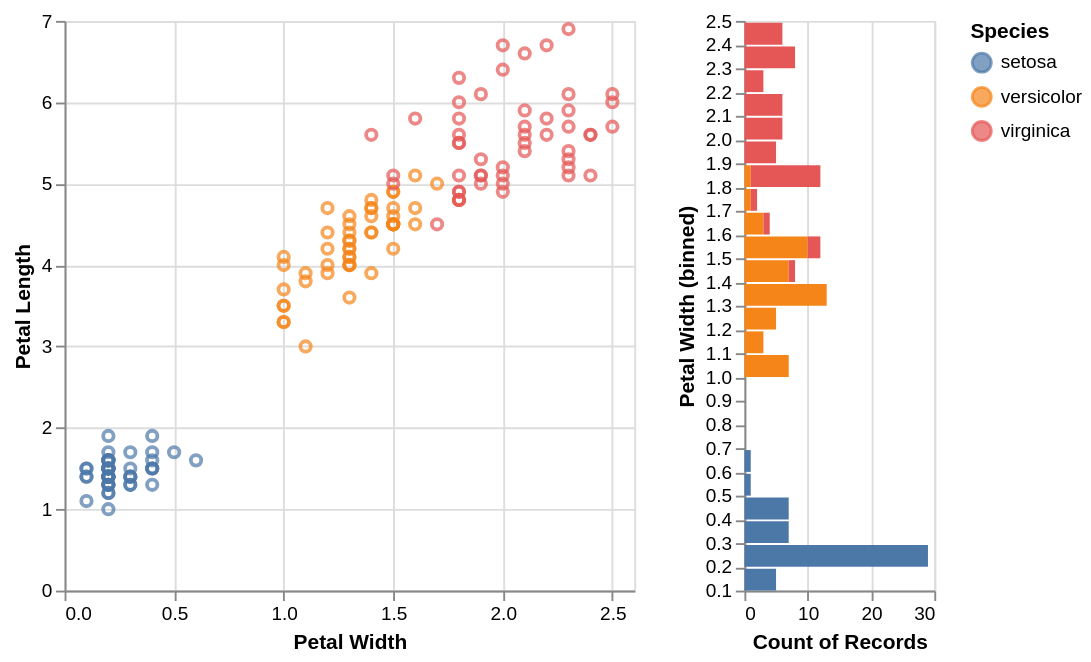

Source (notebook cell):
### Code cell
chart1 = alt.Chart(df).mark_point().encode(
    x=alt.X('petalWidth').title("Petal Width"),
    y=alt.Y('petalLength').title("Petal Length"),
    color=alt.Color('species').title("Species")
).properties(
    height=300,
    width=300
)

chart2 = alt.Chart(df).mark_bar().encode(
    x=alt.X('count()'),
    y=alt.Y('petalWidth:Q').bin(maxbins=30).title("Petal Width (binned)"),
    color=alt.Color('species').title("Species")
).properties(
    height=300,
    width=100
)

chart1 | chart2

### Figure 1 — Vega-Lite specification as saved in the notebook (floating-point values rounded to 4 significant figures; data arrays with more than 128 entries replaced by an {"elided": "..."} marker saying what was removed)
{"config": {"view": {"continuousWidth": 300, "continuousHeight": 300}}, "hconcat": [{"mark": {"type": "point"}, "encoding": {"color": {"field": "species", "title": "Species", "type": "nominal"}, "x": {"field": "petalWidth", "title": "Petal Width", "type": "quantitative"}, "y": {"field": "petalLength", "title": "Petal Length", "type": "quantitative"}}, "height": 300, "width": 300}, {"mark": {"type": "bar"}, "encoding": {"color": {"field": "species", "title": "Species", "type": "nominal"}, "x": {"aggregate": "count", "type": "quantitative"}, "y": {"bin": {"maxbins": 30}, "field": "petalWidth", "title": "Petal Width (binned)", "type": "quantitative"}}, "height": 300, "width": 100}], "data": {"name": "data-0fd1d5721890c651a37fd5fbdec1660c"}, "$schema": "https://vega.github.io/schema/vega-lite/v5.20.1.json", "datasets": {"data-0fd1d5721890c651a37fd5fbdec1660c": {"elided": "150 records"}}}
